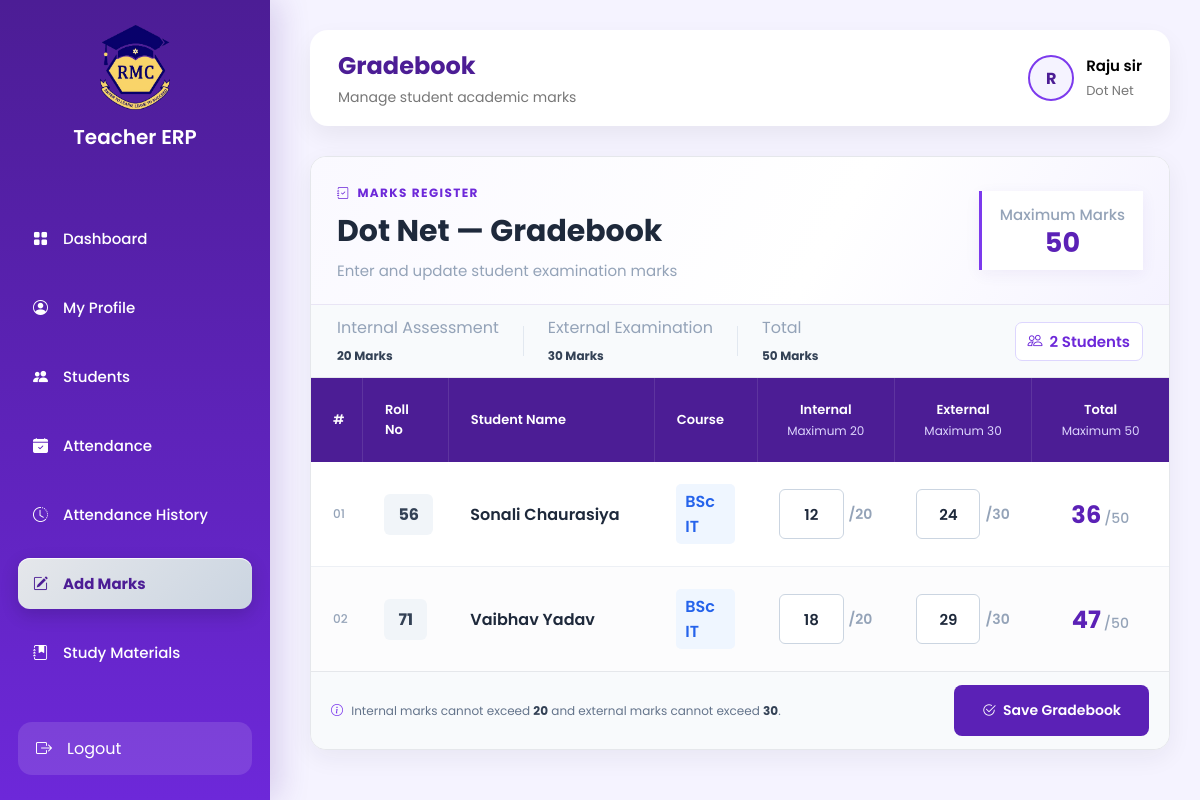
Screenshot of /teacher/marks/ (signed in) with the database file from the repository.
### core/models.py (models this page shows, shortened)
class Teacher(models.Model):
    teacher_id = models.CharField(max_length=20, unique=True)
    name = models.CharField(max_length=100)
    email = models.EmailField()
    mobile = models.CharField(max_length=15)
    subject = models.CharField(max_length=100)
    qualification = models.CharField(max_length=100, blank=True)
    experience = models.CharField(max_length=50, blank=True)
    gender = models.CharField(max_length=10, blank=True)
    dob = models.DateField(null=True, blank=True)
    joining_date = models.DateField(null=True, blank=True)
    address = models.TextField(blank=True)
    password = models.CharField(max_length=100)
    photo = models.ImageField(
        upload_to='teacher_photos/',
        null=True,
        blank=True
    )

class Student(models.Model):
    COURSE_CHOICES = [
        ('BSc IT', 'BSc IT'),
        ('BMS', 'BMS'),
    ]
    roll_no = models.CharField(max_length=20, unique=True)
    student_id = models.CharField(max_length=20, unique=True)
    name = models.CharField(max_length=100)
    email = models.EmailField()
    mobile = models.CharField(max_length=15)
    course = models.CharField(
        max_length=20,
        choices=COURSE_CHOICES,
        default='BSc IT'
    )
    dob = models.DateField()
    photo = models.ImageField(upload_to='student_photos/', null=True, blank=True)
    address = models.TextField()
    password = models.CharField(max_length=100)

### core/views.py (the view, shortened to what this page needs)
# urls.py: path("teacher/marks/", views.add_marks, name="teacher_marks"),
def add_marks(request):
    teacher_id = request.session.get('teacher_id')
    if not teacher_id:
        return redirect('/teacher/marks/')
    teacher = Teacher.objects.get(id=teacher_id)
    students = Student.objects.all().order_by('roll_no')
    existing_marks = Marks.objects.filter(
        teacher=teacher,
        subject=teacher.subject
    )
    marks_dict = {
        mark.student_id: mark
        for mark in existing_marks
    }
    for student in students:
        mark = marks_dict.get(student.id)
        if mark:
            student.saved_internal = mark.internal_marks
            student.saved_external = mark.external_marks
        else:
            student.saved_internal = ""
            student.saved_external = ""
    return render(request, 'teacher/add_marks.html', {
        'students': students,
        'teacher': teacher
    })

### templates/teacher/add_marks.html (shortened to what this page needs)
{% load static %}
<!DOCTYPE html>
<html lang="en">
<head>
    <link href="https://cdn.jsdelivr.net/npm/bootstrap-icons@1.11.3/font/bootstrap-icons.css"
          rel="stylesheet">
    <link rel="stylesheet" href="{% static 'css/teacher.css' %}">
    <link rel="stylesheet" href="{% static 'css/teacher_add_marks.css' %}">
</head>
<body>
<div class="dashboard">
    {% include "teacher/sidebar.html" %}
    <main class="main-content">
        <div class="topbar">
            <div class="top-left">
                <h3>Gradebook</h3>
                <p>Manage student academic marks</p>
            </div>
            <div class="teacher-box">
                <div class="teacher-avatar">
                    {{ teacher.name|slice:":1" }}
                </div>
                <div>
                    <h6>{{ teacher.name }}</h6>
                    <span>{{ teacher.subject }}</span>
                </div>
            </div>
        </div>
        <div class="gradebook">
            <div class="gradebook-header">
                <div>
                    <div class="gradebook-label">
                        <i class="bi bi-journal-check"></i>
                        MARKS REGISTER
                    </div>
                    <h2>{{ teacher.subject }} — Gradebook</h2>
                    <p>
                        Enter and update student examination marks
                    </p>
                </div>
                <div class="gradebook-total">
                    <span>Maximum Marks</span>
                    <strong>50</strong>
                </div>
            </div>
            <div class="marks-info-bar">
                <div>
                    <span>Internal Assessment</span>
                    <strong>20 Marks</strong>
                </div>
                <div>
                    <span>External Examination</span>
                    <strong>30 Marks</strong>
                </div>
                <div>
                    <span>Total</span>
                    <strong>50 Marks</strong>
                </div>
                <div class="student-count">
                    <i class="bi bi-people"></i>
                    {{ students|length }} Students
                </div>
            </div>
            <form method="POST">
                <div class="grade-table-wrapper">
                    <table class="grade-table">
                        <thead>
                            <tr>
                                <th>#</th>
                                <th>Roll No</th>
                                <th>Student Name</th>
                                <th>Course</th>
                                <th class="marks-heading">
                                    Internal
                                    <span>Maximum 20</span>
                                </th>
                                <th class="marks-heading">
                                    External
                                    <span>Maximum 30</span>
                                </th>
                                <th class="marks-heading">
                                    Total
                                    <span>Maximum 50</span>
                                </th>
                            </tr>
                        </thead>
                        <tbody>
                        {% for student in students %}
                            <tr>
                                <td class="serial">
                                    {{ forloop.counter|stringformat:"02d" }}
                                </td>
                                <td>
                                    <span class="roll">
                                        {{ student.roll_no }}
                                    </span>
                                </td>
                                <td>
                                    <div class="student-name">
                                        {{ student.name }}
                                    </div>
                                </td>
                                <td>
                                    <span class="course">
                                        {{ student.course }}
                                    </span>
                                </td>
                                <td>
                                    <div class="mark-field">
                                        <input
                                            type="number"
                                            name="internal_{{ student.id }}"
                                            class="grade-input internal-input"
                                            value="{{ student.saved_internal }}"
                                            min="0"
                                            max="20"
                                            placeholder="0"
                                        >
                                        <span>/20</span>
                                    </div>
                                </td>
                                <td>
                                    <div class="mark-field">
                                        <input
                                            type="number"
                                            name="external_{{ student.id }}"
                                            class="grade-input external-input"
                                            value="{{ student.saved_external }}"
                                            min="0"
                                            max="30"
                                            placeholder="0"
                                        >
                                        <span>/30</span>
                                    </div>
                                </td>
                                <td>
                                    <div class="grade-total">
                                        <strong class="total-value">0</strong>
                                        <span>/50</span>
                                    </div>
                                </td>
                            </tr>
                        {% endfor %}
                        </tbody>
                    </table>
                </div>
                {% if students %}
                <div class="gradebook-footer">
                    <div class="grade-note">
                        <i class="bi bi-info-circle"></i>
                        Internal marks cannot exceed
                        <strong>20</strong> and external marks cannot exceed
                        <strong>30</strong>.
                    </div>
                    <button type="submit" class="save-gradebook">
                        <i class="bi bi-check2-circle"></i>
                        Save Gradebook
                    </button>
                </div>
                {% endif %}
            </form>
        </div>
    </main>
</div>
</body>
</html>

### static/css/teacher.css (style rules this page uses)
* { margin:0; padding:0; box-sizing:border-box; font-family:'Poppins',sans-serif; }
body { background:#F5F3FF; }
.dashboard { display:flex; min-height:100vh; }
.main-content { margin-left:280px; width:calc(100% - 280px); padding:30px; }
.topbar { background:#fff; border-radius:18px; padding:18px 28px; display:flex; justify-content:space-between; align-items:center; box-shadow:0 10px 25px rgba(0,0,0,.06); margin-bottom:30px; }
.topbar h3 { margin:0; font-size:24px; color:#4C1D95; font-weight:700; }
.topbar p { margin:4px 0 0; color:#777; font-size:14px; }
.teacher-box { display:flex; align-items:center; gap:12px; }
.teacher-box h6 { margin:0; font-size:15px; font-weight:600; }
.teacher-box span { font-size:13px; color:#777; }
@media (min-width: 992px) { .main-content { margin-left:280px; width:calc(100% - 280px); } }

### rows the page displays
Teacher: name "R", name "Raju sir", subject "Dot Net"
Student: roll_no "56", name "Sonali Chaurasiya", course "BSc IT", id "12", id "24"
Student: roll_no "71", name "Vaibhav Yadav", course "BSc IT", id "18", id "29"

### other values shown
{{ students|length }} "2"
